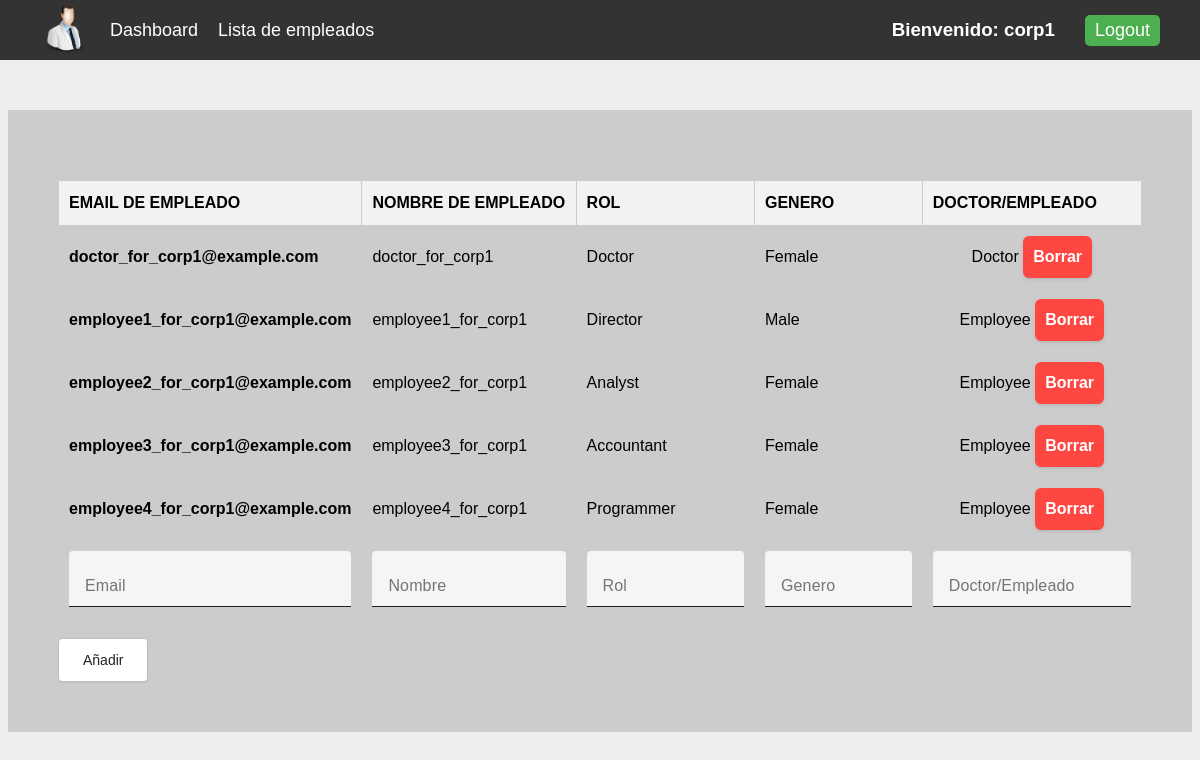
Page /corporation (signed in) on the committed database.
### app/models/user.py (models this page shows)
class User(db.Model, UserMixin):
    id = db.Column(db.Integer, primary_key=True)
    username = db.Column(db.String(100), unique=True)
    email= db.Column(db.String(100), unique=True)
    password = db.Column(db.String(300))
    is_active = db.Column(db.Boolean, default=False)
    is_corp = db.Column(db.Boolean, default=False)
    is_doctor = db.Column(db.Boolean, default=False)
    is_employee =  db.Column(db.Boolean, default=False)
    role = db.Column(db.String(100), unique=False)
    gender = db.Column(db.String(100), unique=False)
    permissions = db.relationship('Permission', secondary=user_permissions, lazy='subquery',backref=db.backref('users', lazy=True))
    doctor_access = db.Column(db.Boolean, default=False)

class EmployeeList(db.Model):
    id = db.Column(db.Integer, primary_key=True)
    email= db.Column(db.String(100), unique=True)
    name = db.Column(db.String(100), unique=False)
    role = db.Column(db.String(100), unique=False)
    gender = db.Column(db.String(100), unique=False)
    is_doctor = db.Column(db.Boolean, default=False)
    corp_id = db.Column(db.Integer, db.ForeignKey('user.id'))

### app/views/corporation.py (the view)
@app.route("/corporation", methods = ['GET','POST'])
@login_required
def corporation():
    employee_list = EmployeeList.query.filter_by(corp_id=current_user.id).all()
    return render_template("corporation.html", user=current_user,employee_list=employee_list)

### app/models/user.py (called while the page is built)
@login_manager.user_loader
def load_user(user_id):
    return User.query.get(user_id)

### app/templates/corporation.html (shortened to what this page needs)
{% extends 'nav.html' %}
{% block content %}
<link rel="stylesheet" href="{{ url_for('static', filename='css/table.css')}}" />
<table id="emails-table">
    <thead>
      <tr>
        <th>Email de empleado</th>
        <th>Nombre de empleado</th>
        <th>Rol</th>
        <th>Genero</th>
        <th>Doctor/Empleado</th>
      </tr>
    </thead>
    <tbody>
      {% for employee in employee_list%}
      <tr>
        <td>{{employee.email}}</td>
        <td>{{employee.name}}</td>
        <td>{{employee.role}}</td>
        <td>{{employee.gender}}</td>
        {% if employee.is_doctor%}
        <td>Doctor <button class="delete-btn" onclick="onDeleteClick('{{employee.id}}')">Borrar</button></td>
        {% else %}
        <td>Employee <button class="delete-btn"  onclick="onDeleteClick('{{employee.id}}')">Borrar</button></td>
        {% endif %}
      </tr>
      {% endfor %}
      <tr>
        <td><input id="email" name="email" type="text" class="textInput" placeholder="Email"></td>
        <td><input id="name" name="name" type="text" class="textInput" placeholder="Nombre"></td>
        <td><input id="role" name="role" type="text" class="textInput" placeholder="Rol"></td>
        <td><input id="gender" name="gender" type="text" class="textInput" placeholder="Genero"></td>
        <td><input id="is_doctor" name="is_doctor" type="text" class="textInput" placeholder="Doctor/Empleado"></td>
      </tr>
    </tbody>
  </table>
  <button class="add-button" onclick="onAddClick()">Añadir</button>
{% endblock %}

### app/templates/nav.html (shortened to what this page needs)
<!DOCTYPE html>
<html lang="en">
<head>
    <link rel="stylesheet" href="{{ url_for('static', filename='css/nav.css')}}">
</head>
<body>
    <div class="navbar">
		{% if user.is_corp %}
		<a href="{{url_for('dashboard')}}" class="logo"><img style="max-width: 50px; margin-left: 20px;" src="{{ url_for('static', filename='imgs/user2.png')}}" alt=""></a>
		<a href="{{url_for('dashboard')}}">Dashboard</a>
		<a href="{{url_for('corporation')}}">Lista de empleados</a>
		{% endif %}
		{% if user.is_authenticated %}
			<h3 style="margin-right: 30px;">Bienvenido: <strong>{{user.username}}</strong></h3>
			<a href="{{url_for('logout')}}" class="login-button">Logout</a>
		{% else %}
			<a href="{{url_for('login')}}" class="login-button">Login</a>
		{% endif %}
	</div>
	<section class="container">
    {%block content%}
    {%endblock%}
	</section>
</body>
</html>

### app/static/css/nav.css (style rules this page uses)
body { font-family: Arial, sans-serif; background-color: #eee; margin: 0; padding: 0; }
.navbar { background-color: #333; color: white; display: flex; align-items: center; height: 60px; padding: 0 20px; }
.container { max-width: 1500px; width: 100%; width: calc(100% - 1rem); margin: 50px auto; padding: 50px; background: #ccc; }
.logo { font-weight: bold; font-size: 24px; margin-right: 30px; }
.navbar a { color: white; text-decoration: none; margin-right: 20px; font-size: 18px; }
.login-button { background-color: #4CAF50; color: white; border: none; padding: 5px 10px; border-radius: 5px; cursor: pointer; }

### app/static/css/table.css (style rules this page uses)
* { margin: 0; padding: 0; box-sizing: border-box; }
table { border-collapse: collapse; width: 100%; margin: 20px 0; font-size: 1rem; font-weight: normal; line-height: 1.5; }
th, td { text-align: left; padding: 10px; border: 1px solid #ccc; }
th { background-color: #f2f2f2; font-weight: bold; text-transform: uppercase; }
td:first-child { font-weight: bold; }
td:last-child { text-align: center; }
.textInput { color: rgba(0,0,0,.87); border-bottom-color: rgba(0,0,0,.42); font-size: 1rem; font-weight: 400; letter-spacing: .009375em; text-decoration: inherit; text-transform: inherit; align-self: flex-end; box-sizing: border-box; width: 100%; padding: 20px 16px 6px; transition: opacity 150ms cubic-bezier(0.4, 0, 0.2, 1); border: none; border-bottom: 1px solid; border-radius: 4px 4px 0 0; background: rgb(245, 245, 245); height: 56px; }
.add-button { display: inline-block; outline: 0; cursor: pointer; text-align: center; border: 1px solid #babfc3; padding: 11px 24px; min-height: 44px; min-width: 44px; color: #202223; background: #ffffff; border-radius: 4px; font-weight: 500; font-size: 14px; box-shadow: rgba(0, 0, 0, 0.05) 0px 1px 0px 0px; }
.delete-btn { display: inline-block; outline: 0; cursor: pointer; border-radius: 6px; border: 2px solid #ff4742; color: #fff; background-color: #ff4742; padding: 8px; box-shadow: rgba(0, 0, 0, 0.07) 0px 2px 4px 0px, rgba(0, 0, 0, 0.05) 0px 1px 1.5px 0px; font-weight: 800; font-size: 16px; height: 42px; }

### rows in the picture
User: username "corp1"
EmployeeList: email "doctor_for_corp1@example.com", name "doctor_for_corp1", role "Doctor", gender "Female"
EmployeeList: email "employee1_for_corp1@example.com", name "employee1_for_corp1", role "Director", gender "Male"
EmployeeList: email "employee2_for_corp1@example.com", name "employee2_for_corp1", role "Analyst", gender "Female"
EmployeeList: email "employee3_for_corp1@example.com", name "employee3_for_corp1", role "Accountant", gender "Female"
EmployeeList: email "employee4_for_corp1@example.com", name "employee4_for_corp1", role "Programmer", gender "Female"
